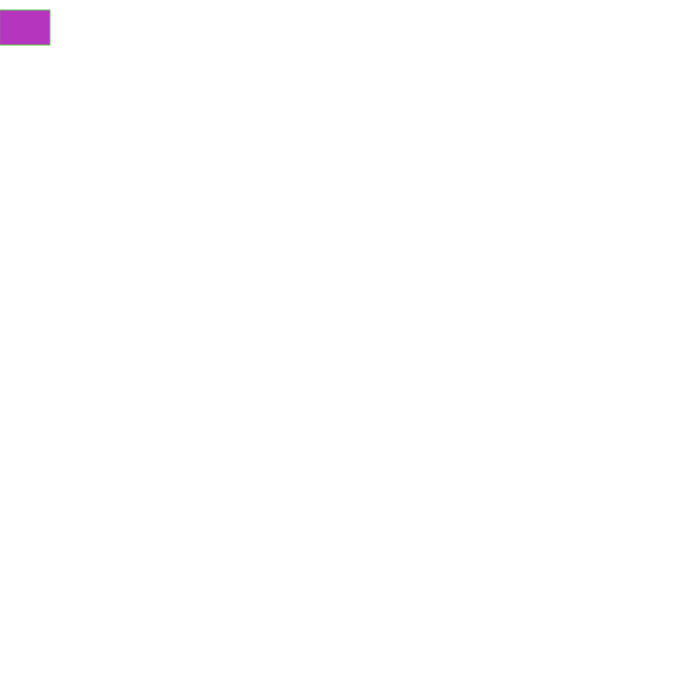
Frame 1 (no input)
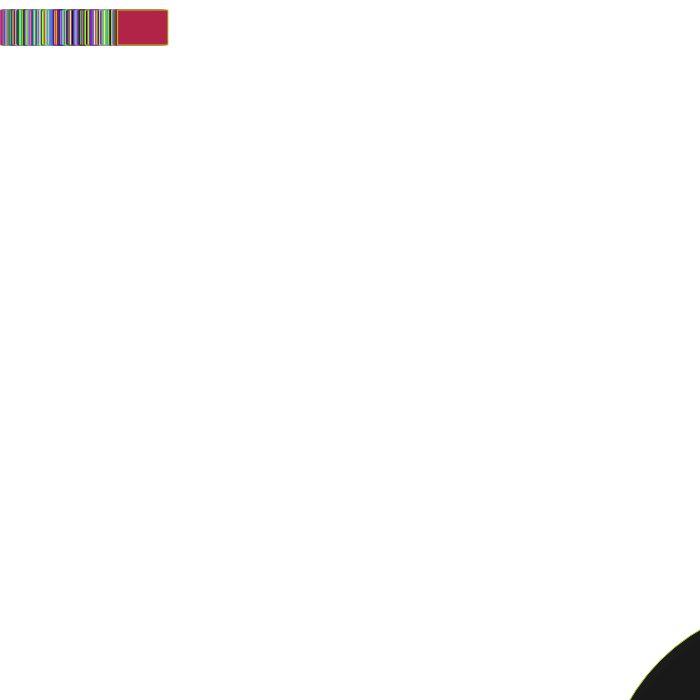
Frame 60 (no input)
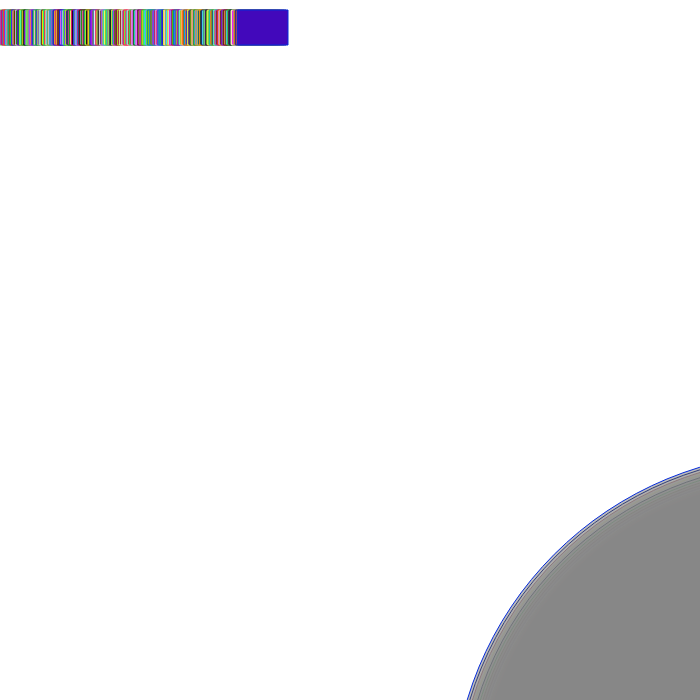
Frame 120 (the mouse pressed at the canvas centre since frame 60)

The p5.js sketch that drew these frames (run headless with seeded random() and noise() and a simulated clock; from frame 60 on, the mouse is pressed at the canvas centre):

// p5.js sketch
// ── sketch.js
var offset=0
var otherset=0


function setup() {
  createCanvas(700,700);
}

function draw() {
  
  fill(random(255),random(255),random(255))
  stroke(random(255),random(255),random(255))
  rect(0+offset,10,50,35)
  offset=offset+2
  if(offset>1400){
    offset=0
  }
  fill(random(255),random(255))
  ellipse(800,800,100+otherset)
  otherset=otherset+5
  if(otherset>3185){
    otherset=0
    
  }
  
 
}
